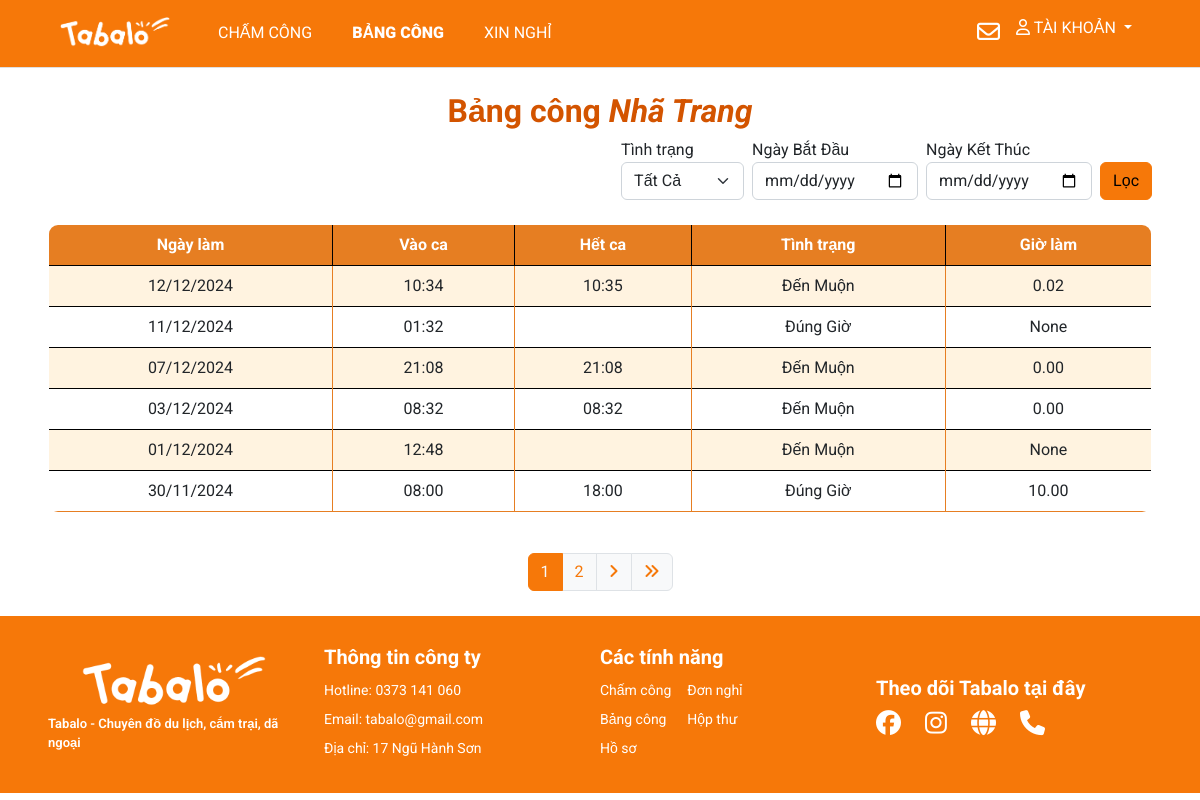
The app's page /sheet/33trangnha/ (signed in) with its own data.
### myapp/models.py (models this page shows, shortened)
class Sheet(models.Model):
    user=models.ForeignKey(User,on_delete=models.CASCADE)
    date=models.DateField()
    checkin=models.TimeField()
    checkout=models.TimeField(blank=True, null=True)
    work_hour=models.DecimalField(max_digits=5, decimal_places=2, blank=True, null=True)
    status=models.CharField(max_length=20, choices=[('Đúng Giờ', 'Đúng Giờ'), ('Đến Muộn', 'Đến Muộn')], default='Đúng Giờ')
    ot = models.IntegerField(null=True, blank=True, default=1)
    late_time = models.IntegerField(null=True, blank=True, default=0)  # Add late_time field

### myapp/views.py (the view)
# urls.py: path('sheet/', views.main_sheet, name='main-sheet'),
def sheet(request, username):
    try:
        user = User.objects.get(username=username)
    except User.DoesNotExist:
        user = None
    if user and request.user.is_authenticated:
        if request.user.username == username:
            title = f'Bảng chấm công {username}'
            sheets = Sheet.objects.filter(user=user).order_by('-date')
            sheets.total_hour = sheets.aggregate(total_hour=Sum('work_hour'))['total_hour']
            sheets.count_late = sheets.filter(status='Muộn').count()
            status = request.GET.get('status', '')
            start_date = request.GET.get('start-date', '')
            end_date = request.GET.get('end-date', '')
            if status:
                sheets = sheets.filter(status=status)
            if start_date and end_date:
                sheets = sheets.filter(date__range=[start_date, end_date])
            elif start_date:
                sheets = sheets.filter(date__range=[start_date, datetime.now().date()])
            elif end_date:
                sheets = sheets.filter(date__range=[datetime.now().date(), end_date])
            paginator = Paginator(sheets, 6)
            page_number = request.GET.get('page', '')
            try:
                page_obj = paginator.get_page(page_number)
            except PageNotAnInteger:
                page_obj = paginator.page(1)
            except EmptyPage:
                page_obj = paginator.page(paginator.num_pages)
            query_params = request.GET.copy()
            if 'page' in query_params:
                query_params.pop('page')
            context = {'title': title,
                       'start_date': start_date,
                       'end_date': end_date,
                       'status': status,
                       'page_obj': page_obj,
                       'query_params': query_params.urlencode()}
            return render(request, 'pages/sheet.html', context)
        else:
            messages.warning(request, 'Hãy vào tài khoản của mình để xem')
            return redirect('sheet', username=request.user.username)
    else:
        messages.error(request, 'Vui lòng đăng nhập')
        return redirect('home')

### management/context_processors.py (called while the page is built)
def pending_dayoff(request):
  count_pending = DayOffRequest.objects.filter(status='pending').count()
  return {'count_pending': count_pending}

def pending_letter(request):
    count_letter_pending = Letter.objects.filter(status='Đang xử lý').count()
    return {'count_letter_pending': count_letter_pending}

### templates/pages/sheet.html (shortened to what this page needs)
{% extends '../layouts/base.html' %}
{% block main %}
<br>
<h1 style="text-align: center; font-size: 2rem; font-weight: bold; color: #D35400;">Bảng công <em>{{ request.user.first_name }} {{ request.user.last_name }}</em></h1>
{% include 'partials/filter_sheet.html' %}
<br>
<table class="table table-hover table-bordered custom-border" style="border-radius: 10px; overflow: hidden;">
  <thead class="bg-tab text-white" style="background-color: #E67E22;">
    <tr>
      <th scope="col" class="text-center" style="vertical-align: middle;">Ngày làm</th>
      <th scope="col" class="text-center" style="vertical-align: middle;">Vào ca</th>
      <th scope="col" class="text-center" style="vertical-align: middle;">Hết ca</th>
      <th scope="col" class="text-center" style="vertical-align: middle;">Tình trạng</th>
      <th scope="col" class="text-center" style="vertical-align: middle;">Giờ làm</th>
    </tr>
  </thead>
  <tbody>
    {% for sheet in page_obj %}
    <tr style="transition: background-color 0.3s;">
      <td class="text-center align-middle border-cell">{{ sheet.date|date:"d/m/Y" }}</td>
      <td class="text-center align-middle border-cell">{{ sheet.checkin|date:"H:i" }}</td>
      <td class="text-center align-middle border-cell">{{ sheet.checkout|date:"H:i" }}</td>
      <td class="text-center align-middle border-cell">{{ sheet.status }}</td>
      <td class="text-center align-middle border-cell">{{ sheet.work_hour }}</td>
    </tr>
    {% endfor %}
  </tbody>
</table>
<br>
{% include 'partials/paginator.html' %}
{% endblock %}

### static/styles/style.css (style rules this page uses)
.bg-tab { background-color: #FF983E !important; }
table { border-collapse: collapse; border: 1px solid #000 !important; }
table th, table td { border: 1px solid #000000; }

### templates/pages/sheet.html (style rules this page uses)
.table-bordered tbody tr:nth-child(odd) { background-color: #FFF3E0; }
.table-bordered tbody tr:nth-child(even) { background-color: #FFFFFF; }
.bg-tab { background-color: #E67E22 !important; color: white !important; }
.custom-border { border: 3px solid #E67E22; border-radius: 10px; }
.border-cell { border: 1px solid #E67E22; }
.table-bordered tbody tr:last-child { border-bottom: 2px solid #E67E22; }

### records on screen
Sheet: date "12/12/2024", checkin "10:34", checkout "10:35", status "Đến Muộn", work_hour "0.02"
Sheet: date "11/12/2024", checkin "01:32", status "Đúng Giờ", work_hour "None"
Sheet: date "07/12/2024", checkin "21:08", checkout "21:08", status "Đến Muộn", work_hour "0.00"
Sheet: date "03/12/2024", checkin "08:32", checkout "08:32", status "Đến Muộn", work_hour "0.00"
Sheet: date "01/12/2024", checkin "12:48", status "Đến Muộn", work_hour "None"
Sheet: date "30/11/2024", checkin "08:00", checkout "18:00", status "Đúng Giờ", work_hour "10.00"

### other values on screen
{{ request.user.first_name }} "Nhã"
{{ request.user.last_name }} "Trang"
{{ num }} "1" "2"
